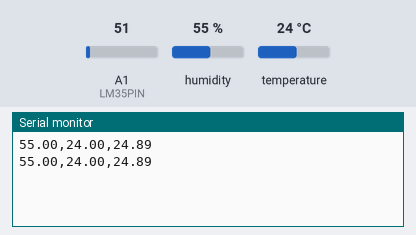
A sketch run on a simulated Arduino Uno, built with avr-gcc and run on an emulated ATmega328P. Parts: the last lines printed to the serial monitor. The inputs (shaded band) are chosen by the test bench; at power-on: humidity 55 %, A1 (LM35PIN) = 51, temperature 24 °C.

Above: at 2.8 s.
2.9 s: humidity set to 22 %
At 4.5 s:
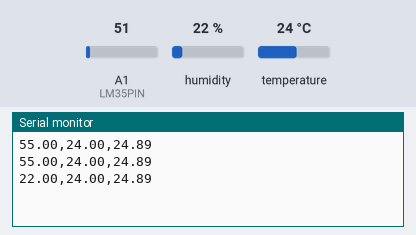
5.6 s: A1 (LM35PIN) set to 61
At 6.9 s:
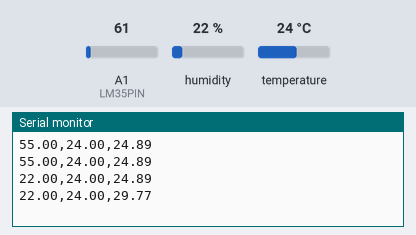
8.3 s: temperature set to 12 °C
At 10.6 s:
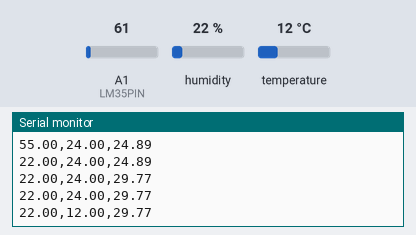
11.0 s: A1 (LM35PIN) set to 71
At 13.0 s:
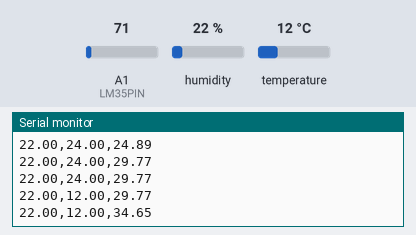
13.7 s: humidity set to 40 %
At 15.4 s:
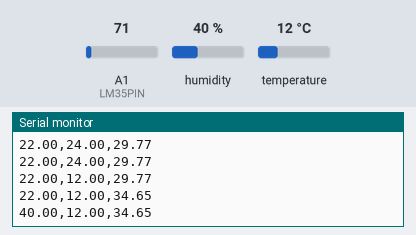
Timing chart, 0 to 16.9 s (numbered marks = the images above; inputs shaded):
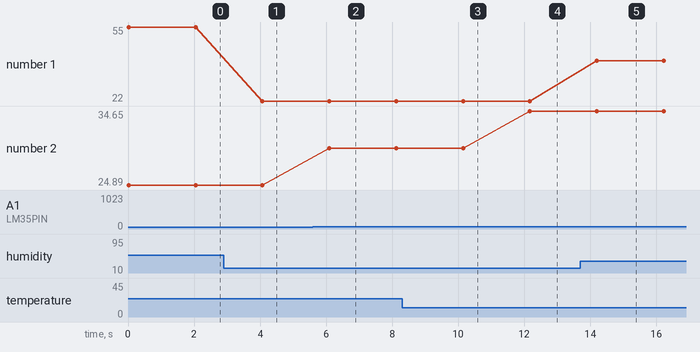

The sketch:

codigoArduino.ino
```cpp
#include <DHT.h>
#include <DHT_U.h>

#include <Adafruit_Sensor.h>

#include <DHT.h>
#include <DHT_U.h>

#include "DHT.h"

#define DHTPIN A0
#define LM35PIN A1
#define LUMIPIN A2
#define CHAVPIN 7


DHT dht(DHTPIN, DHT11);

void setup() {
  pinMode(DHTPIN, INPUT);
  pinMode(CHAVPIN, INPUT);
  Serial.begin(9600);
  dht.begin();
}
void loop() {
  float dht11_umidade = dht.readHumidity();
  float dht11_temperatura = dht.readTemperature();
  Serial.print(dht11_umidade);
  Serial.print(",");
  Serial.print(dht11_temperatura);
  Serial.print(",");

  // float luminosidade = analogRead(LUMIPIN);
  // Serial.print(luminosidade);
  // Serial.print(",");

  float lm35_temperatura = analogRead(LM35PIN);
  lm35_temperatura = lm35_temperatura * 0.00488;
  lm35_temperatura = lm35_temperatura * 100;
  Serial.print(lm35_temperatura);
  Serial.println();


  // int chave = digitalRead(7);
  // if (chave == 0) {
  //   Serial.print("1");
  // } else {
  //   Serial.print("0");
  // }
  delay(2000);
}
```

Measured:
- after the input at 2.9 s, the serial monitor: prints a new line after 1.2 s (image 1)
- after the input at 5.6 s, the serial monitor: prints a new line after 0.50 s (image 2)
- after the input at 8.3 s, the serial monitor: prints a new line after 1.8 s (image 3)
- after the input at 11.0 s, the serial monitor: prints a new line after 1.2 s (image 4)
- after the input at 13.7 s, the serial monitor: prints a new line after 0.50 s (image 5)
- plotted number 1: 55 → 22 after the input at 2.9 s, 22 → 40 after the input at 13.7 s
- plotted number 2: 24.89 → 29.77 after the input at 5.6 s, 29.77 → 34.65 after the input at 11.0 s
